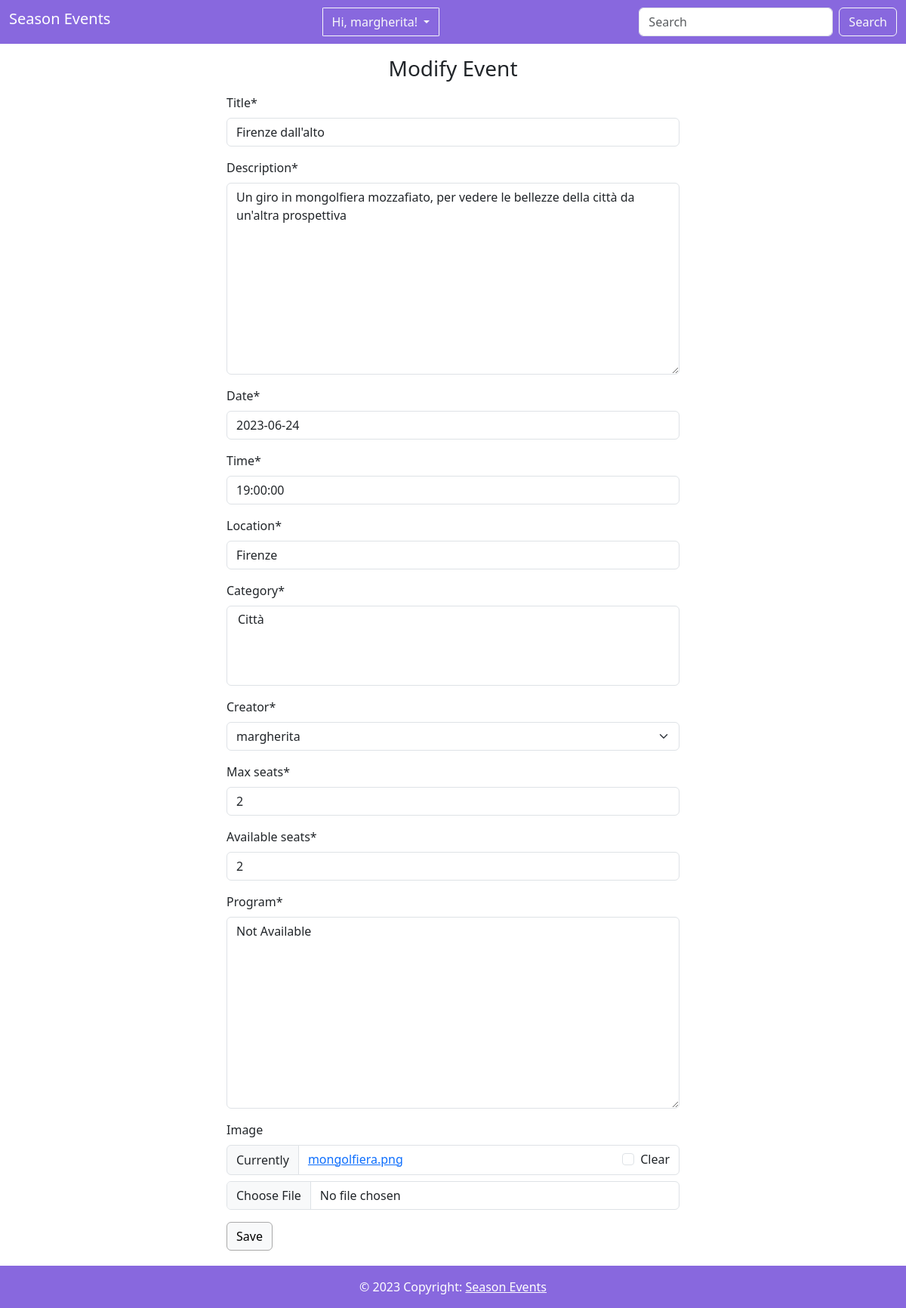
Page /modifyEvent/Firenze dall'alto (signed in) on the earlier database version.
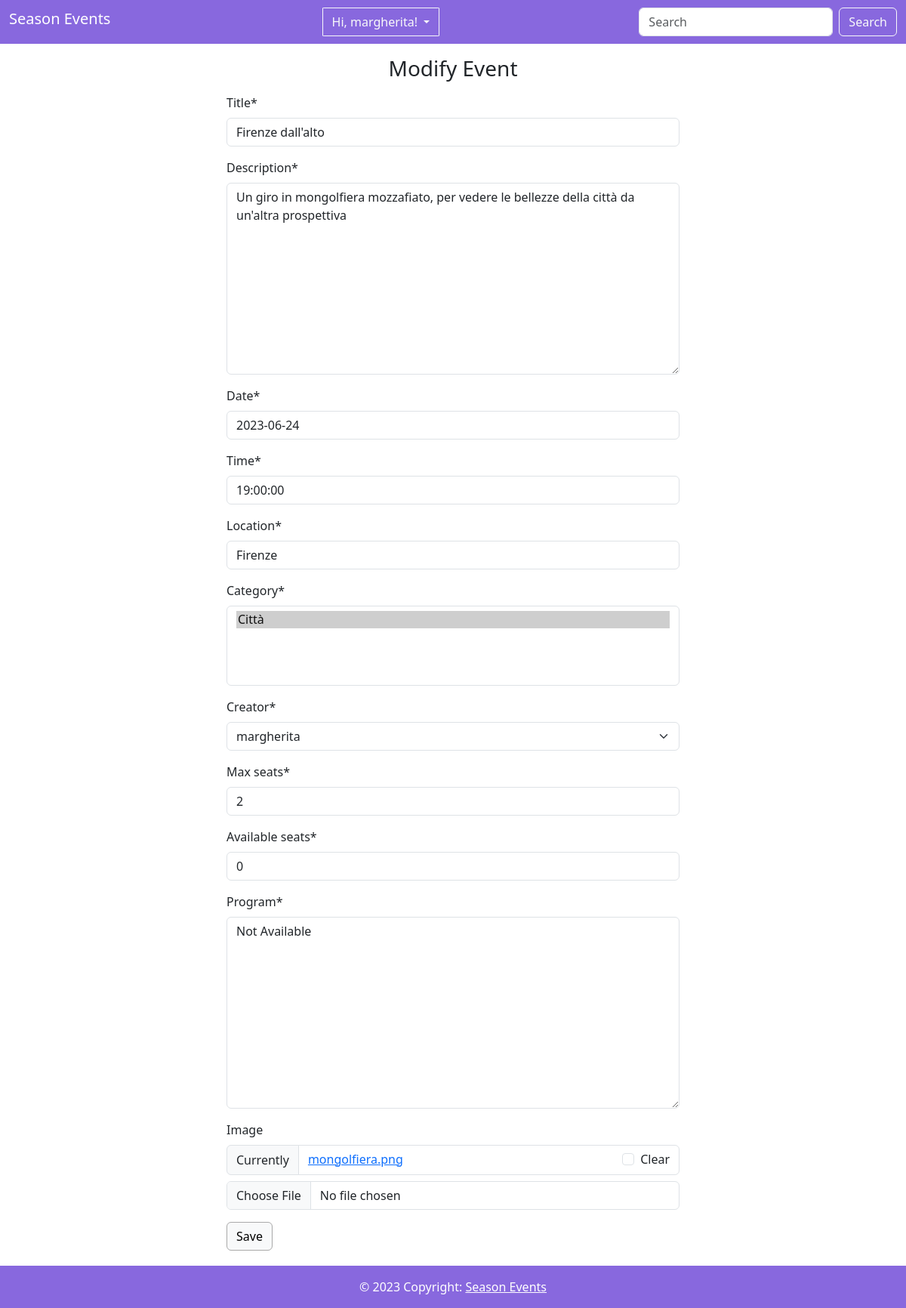
Same page on the later database version.
### event/models.py (models this page shows, shortened)
class Event(models.Model):
    title = models.CharField(max_length=100, primary_key=True)
    description = models.TextField()
    date = models.DateField()
    time = models.TimeField(default=datetime.time)
    location = models.CharField(max_length=100)
    program = models.TextField(default='Not Available')
    ticket_price = models.DecimalField(max_digits=8, decimal_places=2, default=0)
    image = models.ImageField(upload_to=event_image_upload_path, null=True, blank=True)
    category = models.ManyToManyField('EventCategory')
    creator = models.ForeignKey(User, on_delete=models.CASCADE, related_name='events_created')
    max_seats = models.PositiveIntegerField()
    available_seats = models.PositiveIntegerField()

### event/views.py (the view)
# urls.py: path('modifyEvent/<str:title>', views.modify_event, name='modify_event'),
@login_required
def modify_event(request, title):
    event = get_object_or_404(Event, title=title)
    if request.user != event.creator:
        messages.error(request, "You are not authorized to modify this event.")
        return redirect('event:my_events')
    if request.method == 'POST':
        form = EventForm(request.POST, request.FILES, instance=event)
        if form.is_valid():
            form.save()
            return redirect('event:event_detail', title=event.title)
    else:
        form = EventForm(instance=event)
        return render(request, 'modify_event.html', {'form': form, 'event': event})

### event/forms.py
class EventForm(forms.ModelForm):
    class Meta:
        model = Event
        fields = ['title', 'description', 'date', 'time', 'location', 'category',
                  'creator', 'max_seats', 'available_seats', 'program', 'image']

### event/models.py (called while the page is built)
    def __str__(self):
        return self.name

### templates/modify_event.html (shortened to what this page needs)
{% extends "base.html" %}
{% load crispy_forms_filters %}
{% load crispy_forms_tags %}
{% block content %}
    <h3 class="text-center my-3">Modify Event</h3>
    <div class="d-flex justify-content-center">
        <form class="col-6 mb-3" method="POST">
            {{ form | crispy }}
            <input class="btn btn-light" type="submit" style="border-color: darkgrey" value="Save">
        </form>
    </div>
{% endblock %}

Differences in the rows shown:
changed Event "Firenze dall'alto": available_seats "2" → "0"
Other differences:
form field category: "Città" → "Città ☑"
